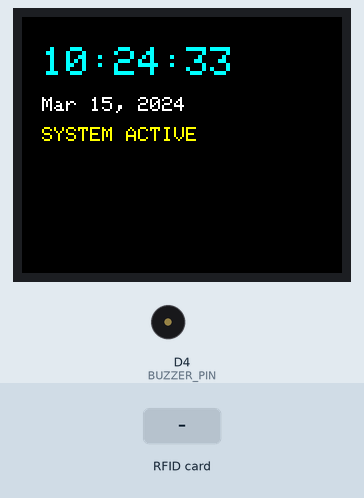
This sketch was run on a simulated ESP8266 (NodeMCU). Shown: 160×128 colour display, buzzer (waves = sounding, pin HIGH). The test bench sets the inputs (shaded band). WiFi joins after 1.5 s; servers stay silent unless stated; network time is answered at once with the bench clock; uploads are accepted with an empty reply; the local clock reads 2024-03-15 10:24:30 at power-on unless the sketch sets it; storage starts empty; pins used as bus, display or sensor lines are not drawn; what the sketch prints to the serial monitor is not drawn.

Above: at 3.2 s.
3.3 s: RFID card 5E 7A 19 C4 held to the reader
At 4.8 s:
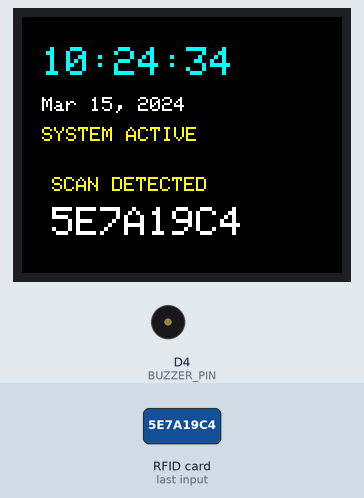
At 6.1 s:
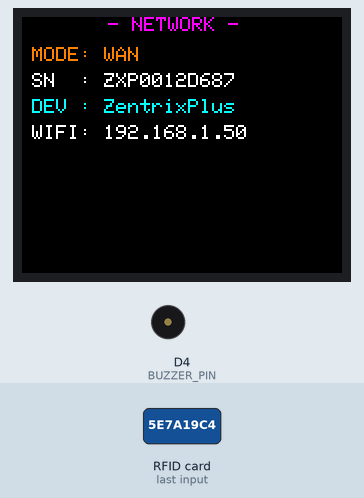
6.3 s: RFID card 5E 7A 19 C4 held to the reader
At 7.2 s:
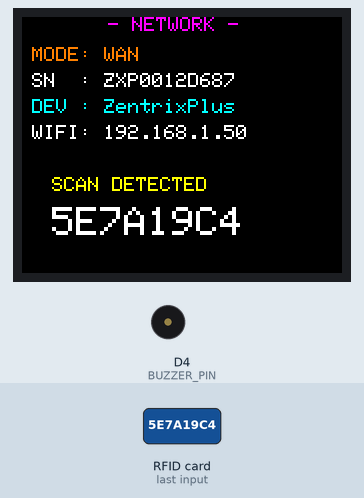
Timing chart, 0 to 9.3 s (numbered marks = the images above; inputs shaded):
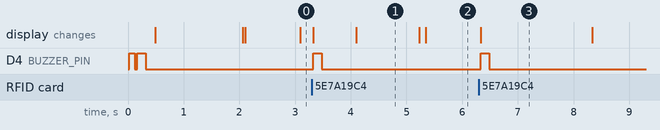

Measured:
- after the input at 3.3 s, D4 (BUZZER_PIN): LOW → HIGH at once, → LOW 0.15 s later; the display: first changes at once (image 1 shows a later state)
- after the input at 6.3 s, D4 (BUZZER_PIN): LOW → HIGH at once, → LOW 0.15 s later
- what the display in image 1 shows lasts 1.1 s, from 4.1 s to 5.2 s
- what the display in image 3 shows lasts 2.0 s, from 6.3 s to 8.3 s

The sketch:

chron_plus.ino
```cpp
#include <SPI.h>
#include <MFRC522.h>
#include <Adafruit_GFX.h>
#include <Adafruit_ST7735.h>
#include <ESP8266WiFi.h>
#include <NTPClient.h>
#include <WiFiUdp.h>
#include <ESP8266HTTPClient.h>
#include <WiFiClient.h>
#include <LittleFS.h>

/*
 * PIN CONNECTIONS:
 * ---------------------------------------
 * Component  | Function | NodeMCU | GPIO
 * ---------------------------------------
 * MFRC522    | SS (SDA) | D8      | 15
 * MFRC522    | RST      | D3      | 0
 * ST7735 TFT | CS       | D2      | 4
 * ST7735 TFT | DC       | D1      | 5
 * ST7735 TFT | RST      | D0      | 16
 * BUZZER      | +        | D4      | 2
 * SHARED SPI | SCK      | D5      | 14
 * SHARED SPI | MOSI     | D7      | 13
 * ---------------------------------------
 */

// RFID Pins
#define RFID_SS_PIN  D8
#define RFID_RST_PIN D3

// TFT Pins
#define TFT_CS   D2
#define TFT_DC   D1
#define TFT_RST  D0

// Buzzer Pin
#define BUZZER_PIN D4

// WiFi Credentials
const char* ssid     = "WHOAMI";
const char* password = "Rafael024!!qwerty";

// Laravel Server Settings (UPDATE PORT IF NEEDED)
const char* serverUrl = "http://10.113.66.235:8000/api/zentrix/test";

// NTP Client Settings
WiFiUDP ntpUDP;
NTPClient timeClient(ntpUDP, "pool.ntp.org", 28800); // UTC+8

MFRC522 mfrc522(RFID_SS_PIN, RFID_RST_PIN);
Adafruit_ST7735 tft = Adafruit_ST7735(TFT_CS, TFT_DC, TFT_RST);

// Function Prototypes (Helps avoid 'not declared in scope' errors)
void playTone(int frequency, int duration);
void updateDisplay(String id);
void saveLogLocally(String tagID);
void syncLogsToServer();
void drawClock();
void drawDeviceInfo();

// Global State
unsigned long lastTimeUpdate = 0;
String currentTagID = "";
unsigned long tagDisplayTime = 0;
bool isConnected = false;
unsigned long lastReconnectAttempt = 0;
const unsigned long RECONNECT_INTERVAL = 30000;
unsigned long lastSyncAttempt = 0;
const unsigned long SYNC_INTERVAL = 5000; // Sync every 5 seconds

int currentScreen = 0; // 0=Clock, 1=Info
unsigned long lastScreenSwitch = 0;
const unsigned long SCREEN_INTERVAL = 5000;
String serialNumber = "";

void setup() {
  Serial.begin(115200);

  pinMode(RFID_SS_PIN, OUTPUT);
  pinMode(TFT_CS, OUTPUT);
  pinMode(BUZZER_PIN, OUTPUT);
  digitalWrite(RFID_SS_PIN, HIGH);
  digitalWrite(TFT_CS, HIGH);

  // Initialize LittleFS
  if(!LittleFS.begin()){
    Serial.println("LittleFS Mount Failed");
  } else {
    Serial.println("LittleFS Mounted");
  }

  // Startup Sound
  playTone(2000, 100);
  delay(50);
  playTone(2500, 150);

  SPI.begin();
  tft.initR(INITR_BLACKTAB);
  tft.setRotation(1);
  tft.fillScreen(ST77XX_BLACK);

  // WiFi Connection
  tft.setCursor(10, 50);
  tft.setTextColor(ST77XX_WHITE);
  tft.setTextSize(1);
  tft.println(F("Connecting WiFi..."));

  WiFi.begin(ssid, password);
  unsigned long startAttemptTime = millis();
  while (WiFi.status() != WL_CONNECTED && millis() - startAttemptTime < 15000) {
    delay(500);
    Serial.print(".");
  }

  if (WiFi.status() == WL_CONNECTED) {
    isConnected = true;
    timeClient.begin();
  } else {
    isConnected = false;
  }

  // Generate Serial Number
  char sn[16];
  sprintf(sn, "ZXP%08X", ESP.getChipId());
  serialNumber = String(sn);

  mfrc522.PCD_Init();
  tft.fillScreen(ST77XX_BLACK);
}

void loop() {
  unsigned long now = millis();

  // Periodical Sync
  if (isConnected && (now - lastSyncAttempt >= SYNC_INTERVAL)) {
    lastSyncAttempt = now;
    syncLogsToServer();
  }

  // Time & Connectivity
  if (isConnected) {
    timeClient.update();
  } else if (now - lastReconnectAttempt >= RECONNECT_INTERVAL) {
    lastReconnectAttempt = now;
    if (WiFi.status() == WL_CONNECTED) {
      isConnected = true;
      timeClient.begin();
    }
  }

  // Dual Screen Logic
  if (now - lastScreenSwitch >= SCREEN_INTERVAL) {
    lastScreenSwitch = now;
    currentScreen = (currentScreen + 1) % 2;
    tft.fillRect(0, 0, 128, 70, ST77XX_BLACK);
  }

  if (currentScreen == 0) {
    if (now - lastTimeUpdate >= 1000) {
      lastTimeUpdate = now;
      drawClock();
    }
  } else {
    drawDeviceInfo();
  }

  // Clear Scan UI after 2 seconds
  if (currentTagID != "" && (now - tagDisplayTime >= 2000)) {
    currentTagID = "";
    tft.fillRect(0, 75, 128, 85, ST77XX_BLACK);
  }

  // RFID Scan Check
  if (mfrc522.PICC_IsNewCardPresent() && mfrc522.PICC_ReadCardSerial()) {
    String tagID = "";
    for (byte i = 0; i < mfrc522.uid.size; i++) {
      if (mfrc522.uid.uidByte[i] < 0x10) tagID += "0";
      tagID += String(mfrc522.uid.uidByte[i], HEX);
    }
    tagID.toUpperCase();

    tagDisplayTime = now;
    updateDisplay(tagID);
    playTone(3000, 150);
    saveLogLocally(tagID);

    mfrc522.PICC_HaltA();
  }
}

void saveLogLocally(String tagID) {
  File logFile = LittleFS.open("/logs.txt", "a");
  if (!logFile) return;

  String ts = isConnected ? timeClient.getFormattedTime() : "OFFLINE";
  logFile.println(tagID + "|" + ts);
  logFile.close();

  tft.setCursor(15, 130);
  tft.setTextColor(ST77XX_ORANGE);
  tft.setTextSize(1);
  tft.println("DATABASE UPDATED (LOCAL)");
}

void syncLogsToServer() {
  if (!LittleFS.exists("/logs.txt") || WiFi.status() != WL_CONNECTED) return;

  File logFile = LittleFS.open("/logs.txt", "r");
  if (!logFile) return;

  WiFiClient client;
  HTTPClient http;
  http.begin(client, serverUrl);
  http.addHeader("Content-Type", "application/json");

  String jsonPayload = "[";
  bool first = true;
  while (logFile.available()) {
    String line = logFile.readStringUntil('\n');
    line.trim();
    if (line.indexOf('|') == -1) continue;

    if (!first) jsonPayload += ",";
    String tid = line.substring(0, line.indexOf('|'));
    String ts = line.substring(line.indexOf('|') + 1);
    jsonPayload += "{\"tag_id\":\"" + tid + "\",\"serial_number\":\"" + serialNumber + "\",\"scanned_at\":\"" + ts + "\"}";
    first = false;
  }
  jsonPayload += "]";
  logFile.close();

  if (first) return;

  int code = http.POST(jsonPayload);
  if (code == 201 || code == 200) {
    LittleFS.remove("/logs.txt");
    Serial.println("Batch Sync OK");
  }
  http.end();
}

void drawClock() {
  String dateStr = "CLOCK: OFFLINE";
  String timeStr = timeClient.getFormattedTime();

  if (isConnected) {
    time_t epochTime = timeClient.getEpochTime();
    struct tm *ti = localtime(&epochTime);
    const char* months[] = {"Jan", "Feb", "Mar", "Apr", "May", "Jun", "Jul", "Aug", "Sep", "Oct", "Nov", "Dec"};
    dateStr = String(months[ti->tm_mon]) + " " + String(ti->tm_mday) + ", " + String(ti->tm_year + 1900);
  }

  // Use (Color, BgColor) to prevent ghosting/stockpiling
  tft.setCursor(10, 15);
  tft.setTextColor(isConnected ? ST77XX_CYAN : ST77XX_RED, ST77XX_BLACK);
  tft.setTextSize(2);
  tft.print(timeStr);

  tft.setCursor(10, 40);
  tft.setTextColor(ST77XX_WHITE, ST77XX_BLACK);
  tft.setTextSize(1);
  tft.println(dateStr);

  tft.setCursor(10, 55);
  tft.setTextColor(isConnected ? ST77XX_YELLOW : ST77XX_RED, ST77XX_BLACK);
  tft.println(isConnected ? "SYSTEM ACTIVE  " : "SYSTEM: OFFLINE");
}


void drawDeviceInfo() {
  tft.setCursor(43, 0);
  tft.setTextColor(ST77XX_MAGENTA);
  tft.setTextSize(1);
  tft.println("- NETWORK -");

  tft.setCursor(5, 15);
  tft.setTextColor(ST77XX_ORANGE);
  tft.println("MODE: WAN");

  tft.setCursor(5, 28);
  tft.setTextColor(ST77XX_WHITE);
  tft.print("SN  : "); tft.println(serialNumber);

  tft.setCursor(5, 41);
  tft.setTextColor(ST77XX_CYAN);
  tft.print("DEV : "); tft.println("ZentrixPlus");

  tft.setCursor(5, 54);
  tft.setTextColor(ST77XX_WHITE);
  tft.print("WIFI: ");
  tft.println(isConnected ? WiFi.localIP().toString() : "N/A");
}

void updateDisplay(String id) {
  currentTagID = id;
  tft.fillRect(0, 75, 128, 85, ST77XX_BLACK);
  tft.setCursor(15, 80);
  tft.setTextColor(ST77XX_YELLOW);
  tft.setTextSize(1);
  tft.println("SCAN DETECTED");
  tft.setCursor(15, 95);
  tft.setTextColor(ST77XX_WHITE);
  tft.setTextSize(2);
  tft.println(id);
}

void playTone(int frequency, int duration) {
  digitalWrite(BUZZER_PIN, HIGH);
  delay(duration);
  digitalWrite(BUZZER_PIN, LOW);
}
```
